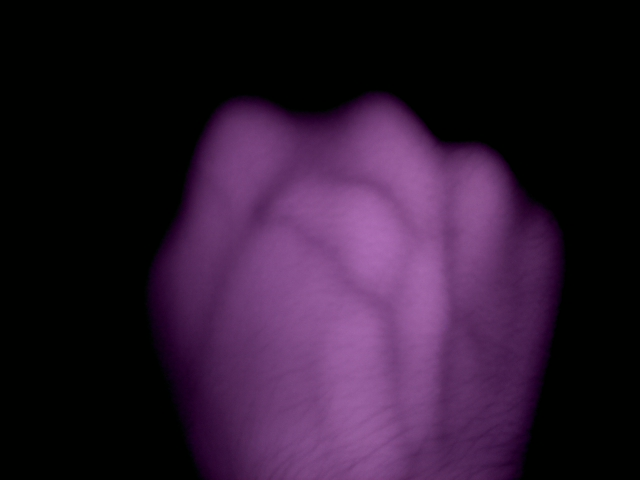
#> input picture 113R3.jpg, 640 x 480 px, given in place of the camera
$ python camera.py
#> lines starting #> are read from the running program, lines starting #| are printed output that depends on the picture; after the words box and inside, x2 and y2 are one past the last pixel; in counts of white or black regions, pixels touching at a corner belong together
import cv2
import numpy as np
import os
import uuid


cap = cv2.VideoCapture(1)
cap.set(3,1280)
cap.set(4,1024)
cap.set(3, 4)

IMAGE_PATH='E:/BOA/data'
labels=[""]

img_counter = 0


while True:
    ret, frame = cap.read()
#> frame is the input picture: shape (480, 640, 3); mean B, G, R 46.9, 24, 44.4
    roi=frame[:1080,0:1920]
    resize = cv2.resize(frame, (1080,1920))
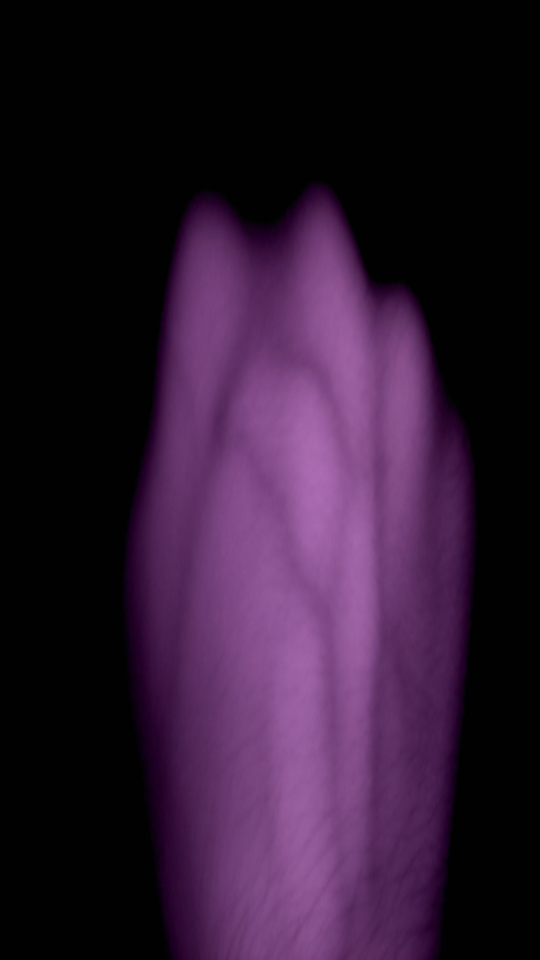
#> resize: shape (1920, 1080, 3) (shown at 1/2 size); mean B, G, R 46.8, 24, 44.3

    gray=cv2.cvtColor(frame,cv2.COLOR_BGR2GRAY)
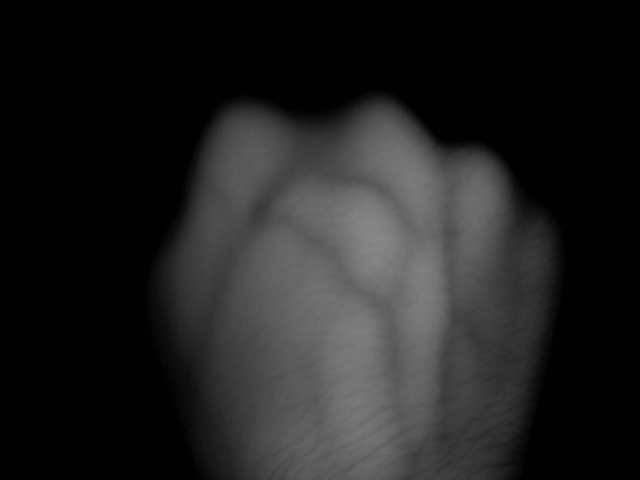
#> gray: shape (480, 640); min 0, max 136, mean 33
    adjusted = cv2.convertScaleAbs(gray, alpha=1, beta=11)
    fil = cv2.bilateralFilter(adjusted, 5, 50, 55)
    blur = cv2.medianBlur(fil, 11)
    img_Th = cv2.adaptiveThreshold(blur, 255, cv2.ADAPTIVE_THRESH_GAUSSIAN_C, cv2.THRESH_BINARY_INV, 33, 1)
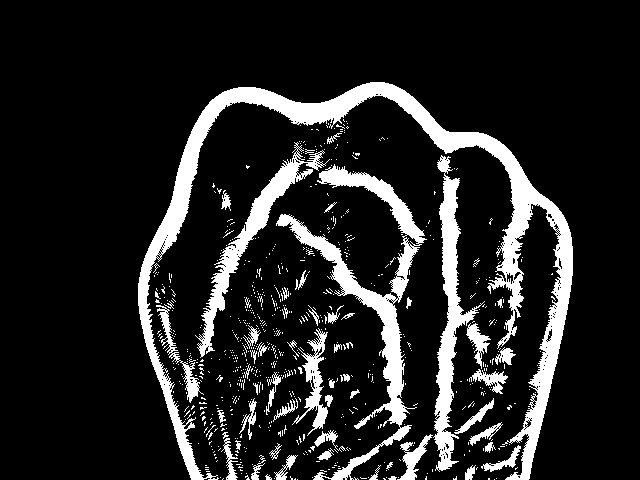
#> img_Th: shape (480, 640); 13.9% white; 716 white regions (658 under 20 px), largest, box (x1, y1, x2, y2) and area: (138, 82, 573, 480) 17988, (276, 164, 427, 480) 7372, (433, 155, 485, 472) 4477
    blur2 = cv2.medianBlur(img_Th, 13)
#> blur2: shape (480, 640); 11.9% white; 36 white regions (10 under 20 px), largest, box (x1, y1, x2, y2) and area: (138, 82, 573, 480) 18126, (279, 167, 423, 441) 6716, (434, 177, 488, 469) 4637
    kernel_img = np.ones((5, 5), np.uint8)
    open_img = cv2.morphologyEx(blur2, cv2.MORPH_OPEN, kernel_img)
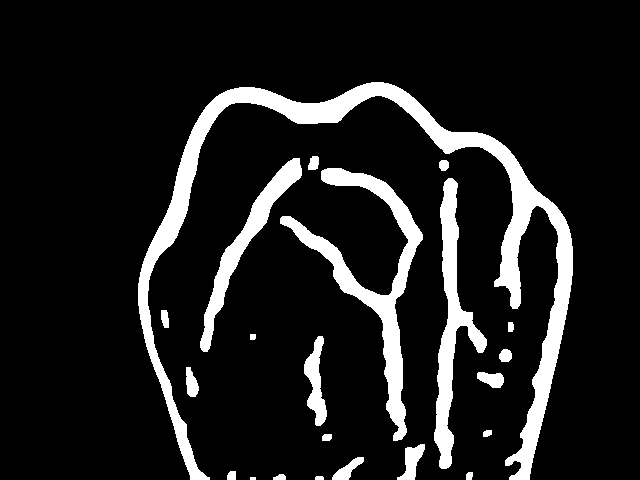
#> open_img: shape (480, 640); 11.7% white; 22 white regions (1 under 20 px), largest, box (x1, y1, x2, y2) and area: (138, 82, 573, 480) 18060, (280, 168, 423, 441) 6689, (434, 178, 487, 469) 4613
    New_image = cv2.cvtColor(open_img, cv2.COLOR_BGR2RGB)
    _, binary = cv2.threshold(gray, 225, 255, cv2.THRESH_BINARY_INV)
#> binary: shape (480, 640); every value is 255
    M = cv2.moments(binary)
#> M = moments, m00 78336000, centre m10/m00, m01/m00 = (319.5, 239.5)

    if M['m00'] != 1:
            cx = int(M['m10']/M['m00'])
#> cx = 319
            cy = int(M['m01']/M['m00'])
#> cy = 239

            mask = np.zeros(New_image.shape, dtype=np.uint8)
            cv2.circle(mask, (cx,cy), 170, (255,255,255), -1)
#> mask: shape (480, 640, 3); 29.6% white; 1 white region, box (x1, y1, x2, y2) and area: (149, 69, 490, 410) 90785
            ROI = cv2.bitwise_and(New_image, mask)
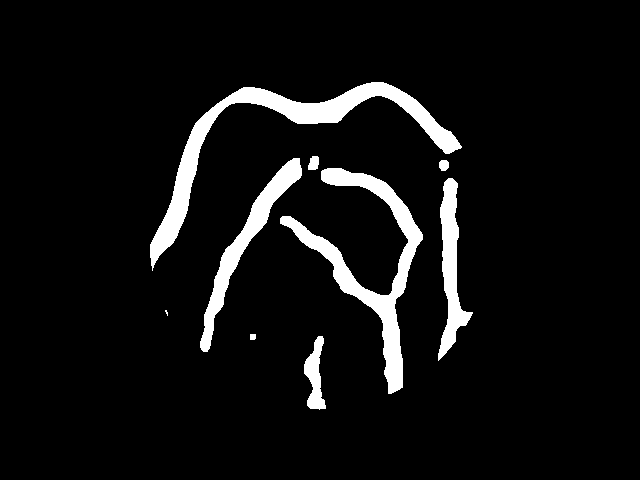
#> ROI: shape (480, 640, 3); 6.6% white; 9 white regions (1 under 20 px), largest, box (x1, y1, x2, y2) and area: (150, 82, 462, 271) 7181, (280, 168, 423, 394) 6048, (200, 158, 302, 352) 3224
            mask = cv2.cvtColor(mask, cv2.COLOR_BGR2GRAY)
            x,y,w,h = cv2.boundingRect(mask)
#> x = 149; y = 69; w = 341; h = 341
            result = ROI[y:y+h,x:x+w]
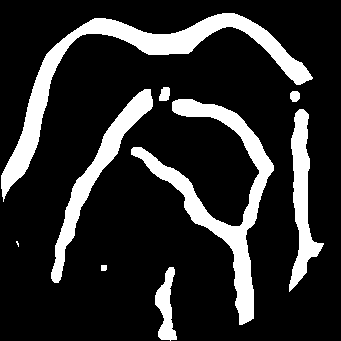
#> result: shape (341, 341, 3); 17.3% white; 9 white regions (1 under 20 px), largest, box (x1, y1, x2, y2) and area: (1, 13, 313, 202) 7181, (131, 99, 274, 325) 6048, (51, 89, 153, 283) 3224
            mask = mask[y:y+h,x:x+w]
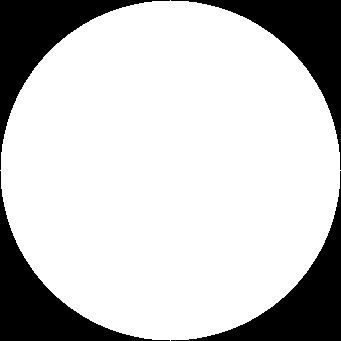
#> mask: shape (341, 341); 78.1% white; 4 black regions, box (x1, y1, x2, y2) and area: (0, 0, 170, 170) 6374, (171, 0, 341, 170) 6374, (0, 171, 170, 341) 6374, (171, 171, 341, 341) 6374
            result[mask==0] = (0,0,0)


    if not ret:
        print("failed to grab frame")
        break

    cv2.imshow('original',frame)


    k = cv2.waitKey(1)
#> (key Esc is pressed here)

    if k%256 == 27:
        # ESC pressed
        print("Escape hit, closing...")
        break
    elif k%256 == 32:
        # SPACE pressed
        for label in labels:
            imagename=os.path.join(IMAGE_PATH,label,label+'{}.jpg'.format(str(uuid.uuid1())))
            img=cv2.imwrite(imagename, frame)
            print("{} written!".format(imagename))

cap.release()

$ run again, on 143L1.jpg
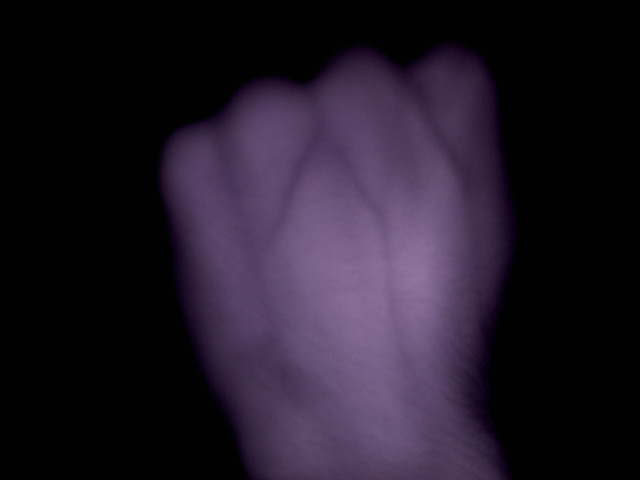
#> input picture 143L1.jpg, 640 x 480 px, given in place of the camera
#> frame is the input picture: shape (480, 640, 3); mean B, G, R 39.1, 25.9, 33.5
#> `img_Th = cv2.adaptiveThreshold(blur, 255, cv2.ADAPTIVE_THRESH_GAUSSIAN..`:
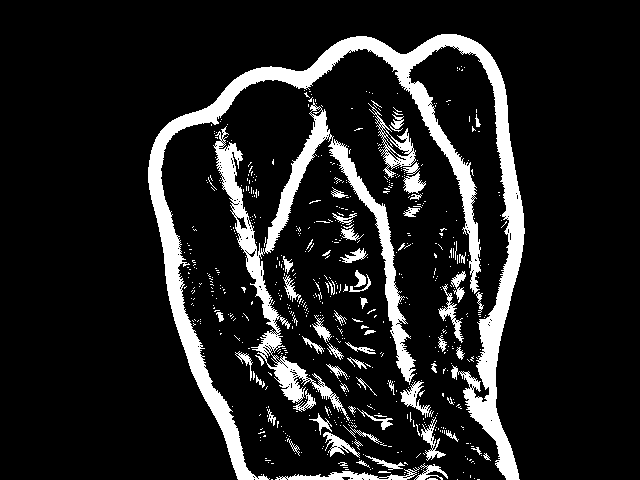
#> img_Th: shape (480, 640); 12.7% white; 648 white regions (583 under 20 px), largest, box (x1, y1, x2, y2) and area: (148, 34, 525, 480) 20713, (213, 99, 416, 421) 9132, (368, 103, 416, 178) 806
#> blur2: shape (480, 640); 10.7% white; 28 white regions (4 under 20 px), largest, box (x1, y1, x2, y2) and area: (148, 34, 524, 480) 20719, (331, 142, 414, 379) 2907, (216, 138, 279, 325) 2521
#> open_img: shape (480, 640); 10.5% white; 23 white regions, largest, box (x1, y1, x2, y2) and area: (148, 34, 524, 480) 20684, (331, 142, 413, 378) 2901, (217, 143, 279, 324) 2494
#> binary: shape (480, 640); every value is 255
#> M = moments, m00 78336000, centre m10/m00, m01/m00 = (319.5, 239.5)
#> cx = 319
#> cy = 239
#> ROI: shape (480, 640, 3); 5.2% white; 18 white regions, largest, box (x1, y1, x2, y2) and area: (331, 142, 413, 378) 2901, (153, 177, 206, 366) 2604, (217, 143, 279, 324) 2494
#> x = 149; y = 69; w = 341
#> `result = ROI[y:y+h,x:x+w]`:
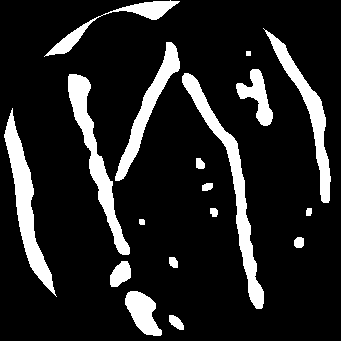
#> result: shape (341, 341, 3); 13.8% white; 18 white regions, largest, box (x1, y1, x2, y2) and area: (182, 73, 264, 309) 2901, (4, 108, 57, 297) 2604, (68, 74, 130, 255) 2494

$ run again, on 148L1.jpg
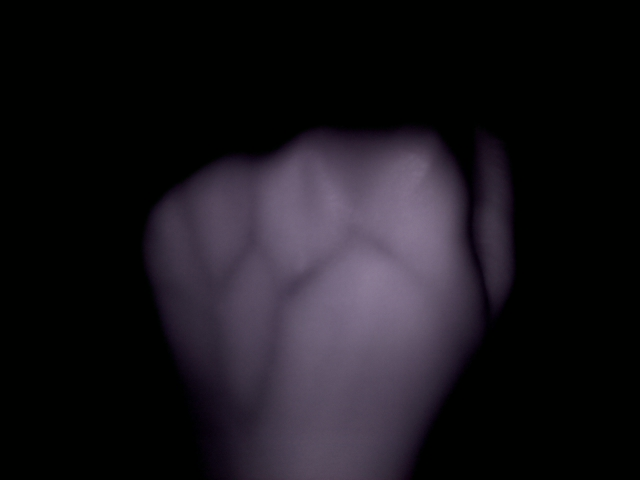
#> input picture 148L1.jpg, 640 x 480 px, given in place of the camera
#> frame is the input picture: shape (480, 640, 3); mean B, G, R 27.3, 21.6, 24.7
#> `img_Th = cv2.adaptiveThreshold(blur, 255, cv2.ADAPTIVE_THRESH_GAUSSIAN..`:
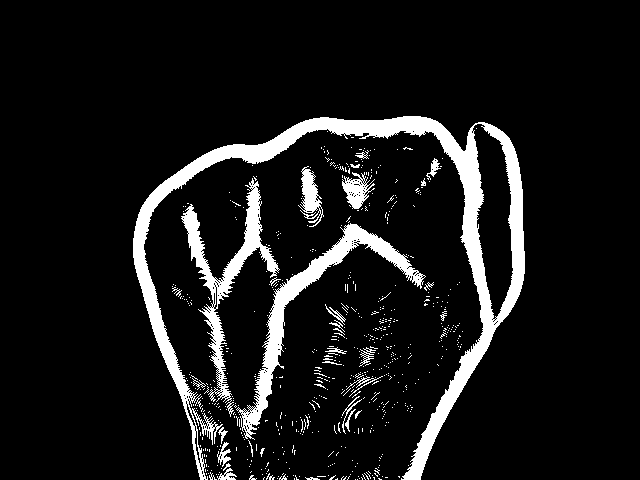
#> img_Th: shape (480, 640); 9.4% white; 639 white regions (605 under 20 px), largest, box (x1, y1, x2, y2) and area: (133, 116, 525, 480) 16209, (236, 223, 426, 440) 4612, (181, 178, 280, 417) 3875
#> blur2: shape (480, 640); 8.3% white; 17 white regions (6 under 20 px), largest, box (x1, y1, x2, y2) and area: (133, 116, 525, 480) 15565, (241, 224, 422, 434) 4581, (183, 185, 277, 300) 2805
#> open_img: shape (480, 640); 8.2% white; 11 white regions, largest, box (x1, y1, x2, y2) and area: (133, 116, 525, 480) 15553, (241, 224, 421, 433) 4568, (183, 186, 276, 299) 2788
#> binary: shape (480, 640); every value is 255
#> M = moments, m00 78336000, centre m10/m00, m01/m00 = (319.5, 239.5)
#> cx = 319
#> cy = 239
#> ROI: shape (480, 640, 3); 5.1% white; 6 white regions, box (x1, y1, x2, y2) and area: (151, 116, 485, 297) 7130, (257, 224, 421, 401) 4080, (183, 186, 276, 299) 2788, (206, 308, 223, 371) 644, (302, 171, 319, 215) 584, (344, 178, 368, 207) 535
#> x = 149; y = 69; w = 341
#> `result = ROI[y:y+h,x:x+w]`:
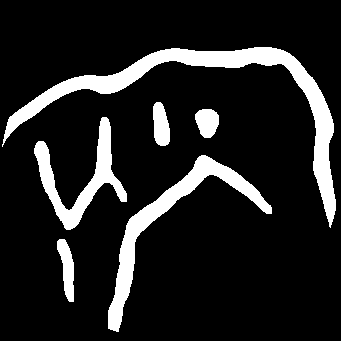
#> result: shape (341, 341, 3); 13.6% white; 6 white regions, box (x1, y1, x2, y2) and area: (2, 47, 336, 228) 7130, (108, 155, 272, 332) 4080, (34, 117, 127, 230) 2788, (57, 239, 74, 302) 644, (153, 102, 170, 146) 584, (195, 109, 219, 138) 535
